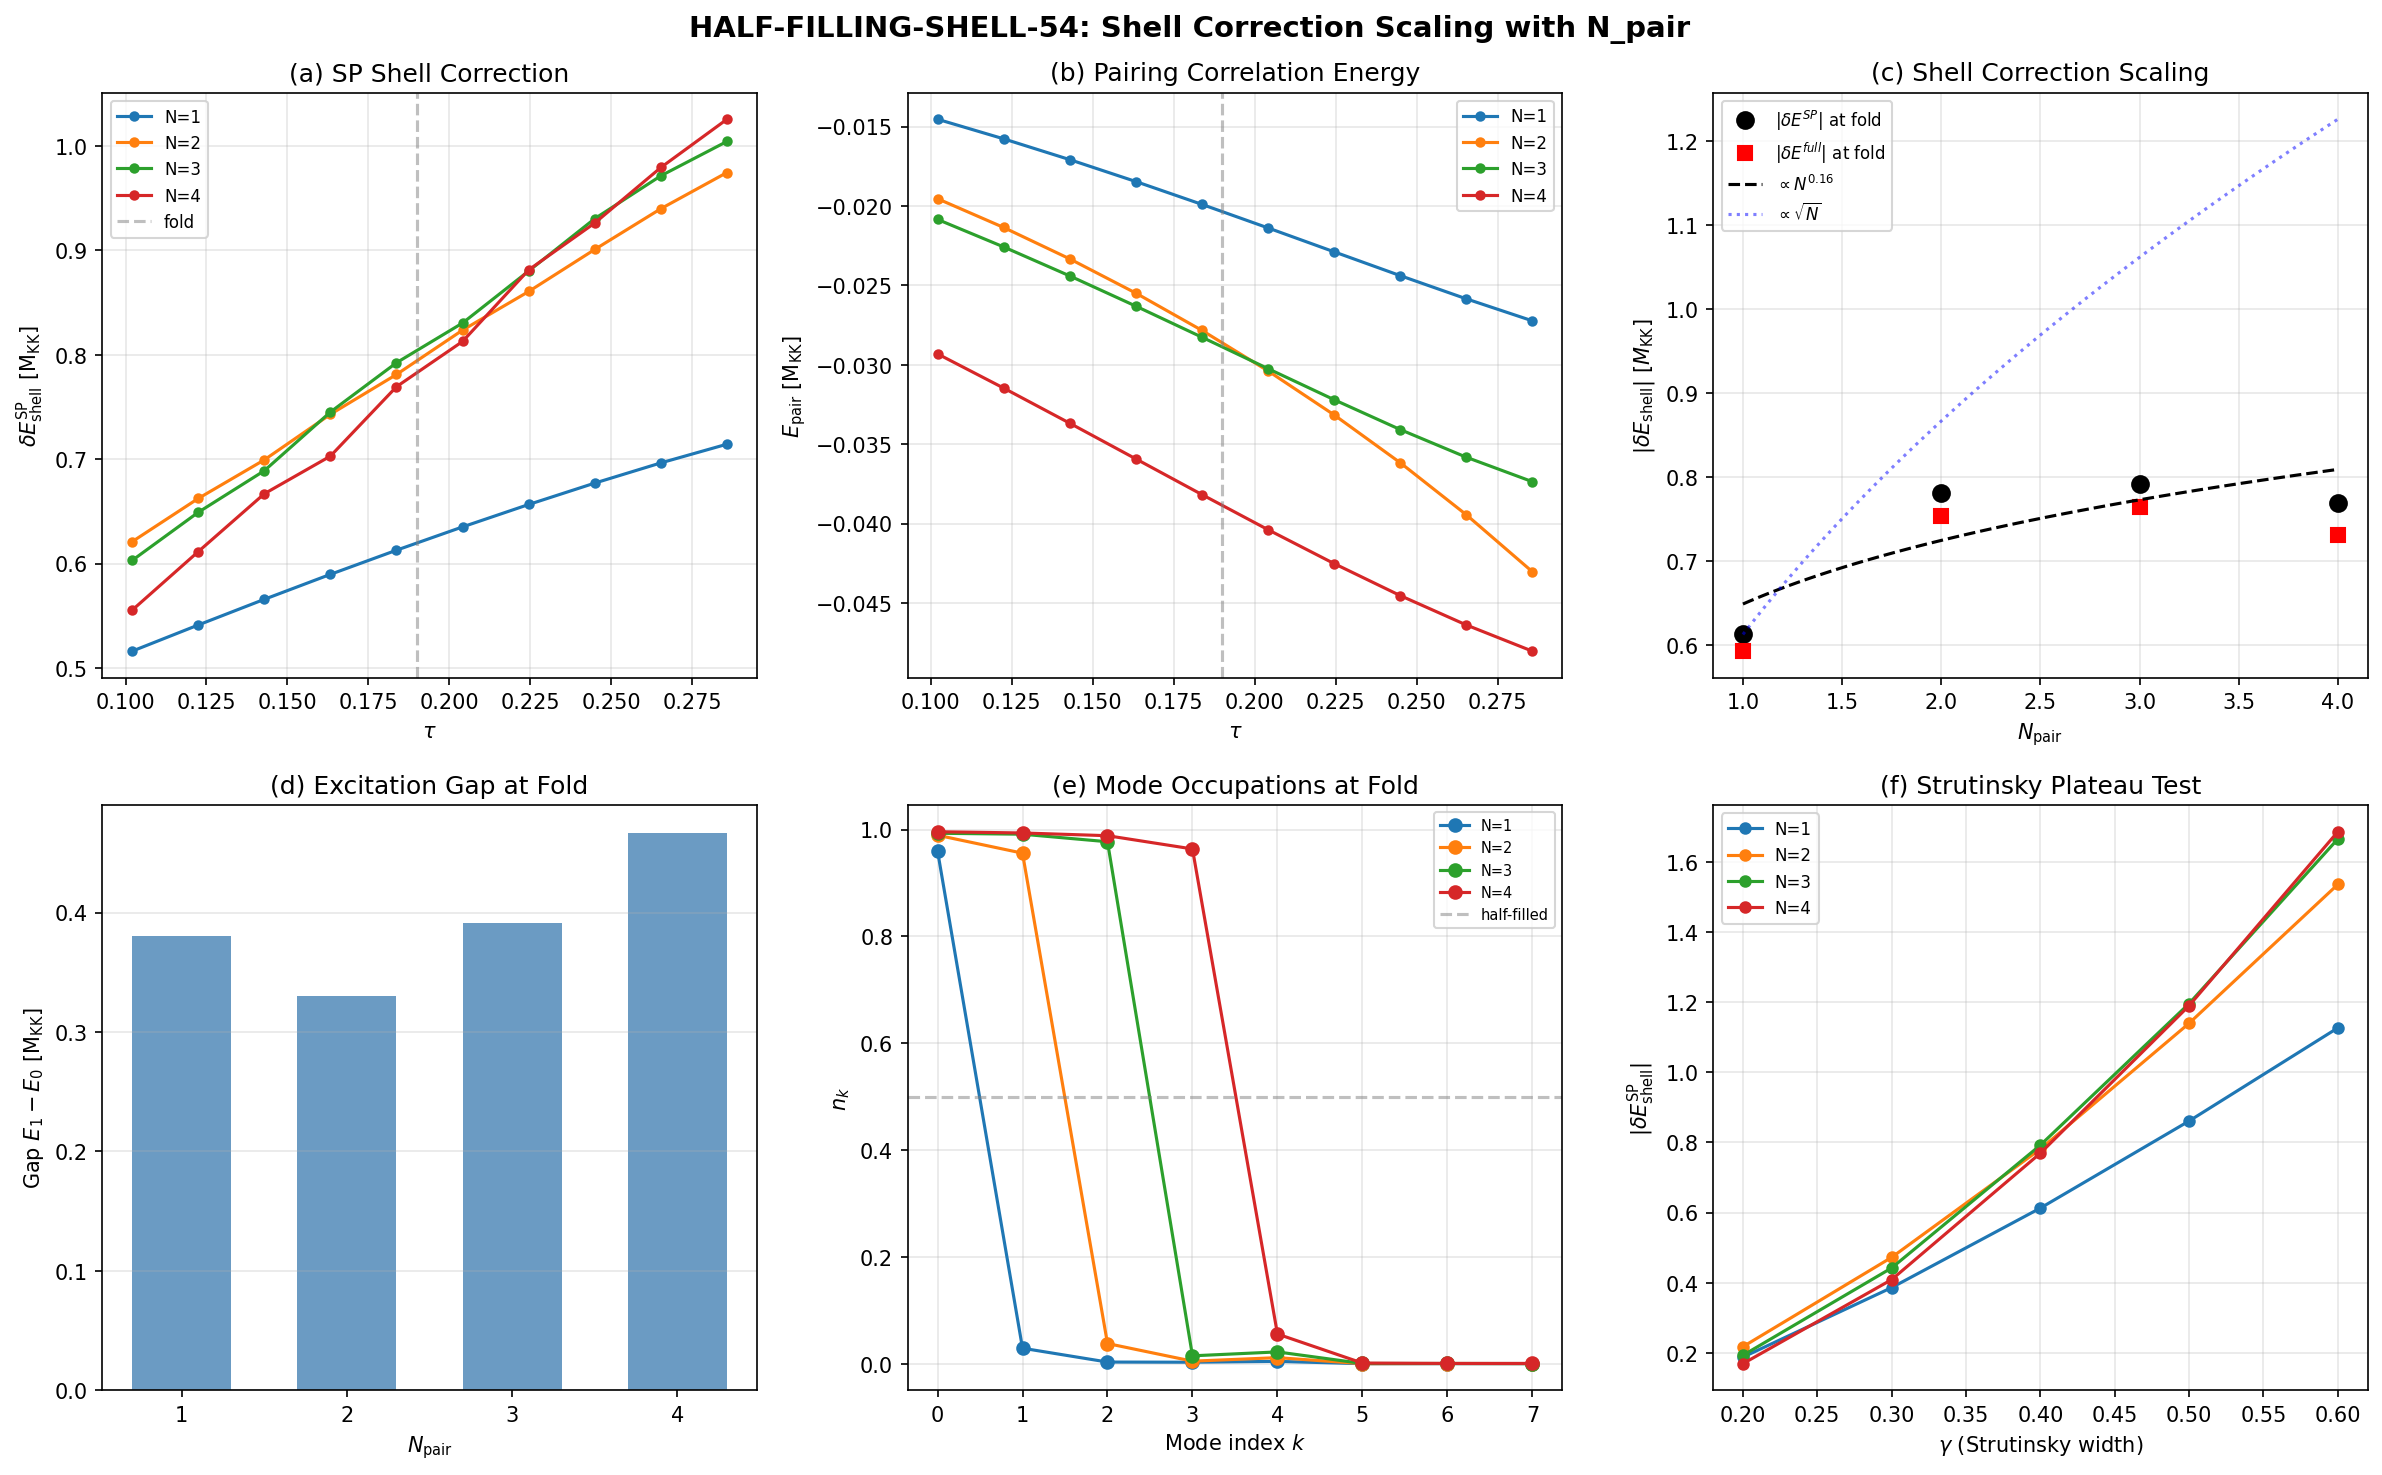

The script that saved this image:
#!/usr/bin/env python3
"""
s54_half_filling_shell.py — Shell Correction Scaling with N_pair
================================================================
Session 54, W3-9: HALF-FILLING-SHELL-54

Tests the Connes x Nazarewicz prediction (S53 workshop) that Strutinsky
shell correction amplitude grows as ~sqrt(N_pair) toward half-filling.

Method:
  1. Load lattice single-particle energies E_k(tau) from W0-1
  2. Load continuum V_bare from S48 (Strutinsky approach B: lattice E_sp + continuum V)
  3. At N_pair = 1, 2, 3, 4 (half-filling of 8 modes):
     - Build canonical BCS Hamiltonian in C(8, N_pair) Fock space
     - Exact diagonalization -> E_0(tau)
     - Strutinsky smoothing -> E_smooth(tau)
     - Shell correction: delta_E_shell = E_0 - E_smooth
     - Also: pure single-particle shell correction (no pairing)
  4. Extract |delta_E_shell| amplitude at 10 tau values near fold
  5. Fit scaling: |delta_E| vs sqrt(N_pair)
  6. Compare to nuclear benchmark: ^18O (1 pair) -> ^28Si (6 pairs), 2.7x enhancement

Physics (Paper 02, Dobaczewski; Paper 03, Bogoliubov; Paper 08, pairing collapse):
  - Shell corrections arise from non-uniform single-particle level density
  - In nuclei, |delta_E_shell| ~ sqrt(A) ~ sqrt(N) for closed-shell regions
  - Pairing REDUCES shell effects (odd-even staggering, Paper 03 eq. 2.17)
  - At half-filling, pairing is maximal (all u_k ~ v_k ~ 1/sqrt(2))
  - The competition between shell structure and pairing is the core nuclear DFT problem

Gate: HALF-FILLING-SHELL-54 (INFO)
  Reports gradient ratio at each N_pair.

Author: nazarewicz-nuclear-structure-theorist, Session 54
Date: 2026-03-21
"""

import numpy as np
from scipy.integrate import trapezoid
from scipy.optimize import curve_fit
from itertools import combinations
from math import comb, factorial
from pathlib import Path
import sys
import time

sys.path.insert(0, str(Path(__file__).parent))
from canonical_constants import tau_fold

import matplotlib
matplotlib.use('Agg')
import matplotlib.pyplot as plt

data_dir = Path(__file__).parent
archive_dir = Path(__file__).parent.parent / 'computations/_shared'
t_start = time.time()

N_MODES = 8  # (local)
N_PAIR_VALUES = [1, 2, 3, 4]  # Up to half-filling

# Tau grid: 10 values near the fold [0.10, 0.30]
TAU_MIN, TAU_MAX = 0.10, 0.30
STRUTINSKY_GAMMA = 0.4  # Primary smoothing width (matches W1-1)  # (local)
GAMMA_TEST = [0.2, 0.3, 0.4, 0.5, 0.6]  # For plateau check

print("=" * 78)
print("HALF-FILLING-SHELL-54: Shell Correction Scaling with N_pair")
print("=" * 78)

# ============================================================================
# Section 1: Load Data
# ============================================================================

print("\n--- Section 1: Loading Data ---")

d_tb = np.load(data_dir / 's54_tb_hamiltonian.npz', allow_pickle=True)
tau_all = d_tb['tau_values']       # (50,)
eigenvalues = d_tb['eigenvalues']  # (50, 32)
N_tau_full = len(tau_all)

# Load W1-1 reference for cross-check
d_w1 = np.load(data_dir / 's54_ed_sweep.npz', allow_pickle=True)
fold_idx_full = int(d_w1['fold_idx'])
V_bare_cont = d_w1['V_bare_cont'].copy()  # 8x8 continuum sector pairing

# Select 10 tau values near the fold
tau_mask = (tau_all >= TAU_MIN) & (tau_all <= TAU_MAX)
tau_indices = np.where(tau_mask)[0]
# Subsample to ~10 evenly spaced
if len(tau_indices) > 10:
    step = max(1, len(tau_indices) // 10)
    tau_indices = tau_indices[::step][:10]
N_tau = len(tau_indices)
tau_values = tau_all[tau_indices]

print(f"Loaded {N_tau_full} total tau values")
print(f"Selected {N_tau} tau near fold: [{tau_values[0]:.4f}, {tau_values[-1]:.4f}]")
print(f"Fold at tau={tau_all[fold_idx_full]:.4f} (index {fold_idx_full})")
print(f"V_bare_cont norm: {np.linalg.norm(V_bare_cont):.6f}")
print(f"V(B1,B1) = {V_bare_cont[4,4]:.2e} (Trap 1: zero)")

# Single-particle energies: lowest 8 lattice eigenvalues at selected tau
E_sp_all = eigenvalues[tau_indices, :N_MODES]  # (N_tau, 8)

print(f"E_sp at fold: {E_sp_all[np.argmin(np.abs(tau_values - tau_fold))]}")

# ============================================================================
# Section 2: Canonical BCS Hamiltonian
# ============================================================================

print("\n--- Section 2: Building Canonical BCS Hamiltonians ---")


def build_canonical_states(n_modes, n_pair):
    """Generate all states with exactly n_pair occupied modes.

    Each state is a tuple of occupied mode indices.
    Fock space dimension = C(n_modes, n_pair).
    """
    states = list(combinations(range(n_modes), n_pair))
    return states


def build_canonical_H(E_sp, V, n_pair):
    """Build BCS Hamiltonian in the N-pair canonical subspace.

    H = sum_k 2*eps_k * n_k - sum_{k!=k'} V_{kk'} P+_k P_{k'}

    where P+_k creates a pair in mode k, P_{k'} annihilates a pair in mode k'.
    In the canonical basis, P+_k P_{k'} scatters a pair from level k' to level k.

    Parameters
    ----------
    E_sp : array (n_modes,) — single-particle energies
    V : array (n_modes, n_modes) — pairing interaction matrix
    n_pair : int — number of pairs

    Returns
    -------
    H : array (dim, dim) — Hamiltonian matrix
    states : list of tuples — basis states (occupied mode indices)
    """
    states = build_canonical_states(len(E_sp), n_pair)
    dim = len(states)
    state_to_idx = {s: i for i, s in enumerate(states)}
    H = np.zeros((dim, dim))

    for i, state in enumerate(states):
        # Diagonal: kinetic energy of all occupied pairs
        for k in state:
            H[i, i] += 2.0 * E_sp[k]

        # Off-diagonal: pair scattering k' -> k
        # |new_state> = P+_k P_{k'} |state>
        # This requires k' IN state and k NOT IN state
        occ_set = set(state)
        for kp in state:
            for k in range(len(E_sp)):
                if k in occ_set or k == kp:
                    continue
                if abs(V[k, kp]) < 1e-30:
                    continue
                # Scatter pair from kp to k
                new_occ = tuple(sorted((occ_set - {kp}) | {k}))
                j = state_to_idx.get(new_occ)
                if j is not None:
                    H[j, i] -= V[k, kp]

    # Symmetrize (should be Hermitian by construction, but enforce)
    H = 0.5 * (H + H.T)
    return H, states


# Verify against W1-1 at N_pair=1
fold_local = np.argmin(np.abs(tau_values - tau_fold))
E_sp_fold = E_sp_all[fold_local]
H_test, states_test = build_canonical_H(E_sp_fold, V_bare_cont, 1)
evals_test = np.linalg.eigh(H_test)[0]
E0_w1_ref = float(d_w1['E0'][fold_idx_full])
print(f"Cross-check N_pair=1 at fold:")
print(f"  This script: E_0 = {evals_test[0]:.10f}")
print(f"  W1-1 ref:    E_0 = {E0_w1_ref:.10f}")
print(f"  Delta: {abs(evals_test[0] - E0_w1_ref):.2e}")
# Note: might differ slightly because tau grid is subsampled

# ============================================================================
# Section 3: ED Sweep at Multiple N_pair
# ============================================================================

print("\n--- Section 3: ED Sweep at N_pair = 1, 2, 3, 4 ---")

# Storage
results = {}
for np_val in N_PAIR_VALUES:
    dim = comb(N_MODES, np_val)
    results[np_val] = {
        'dim': dim,
        'E0': np.zeros(N_tau),
        'E0_all_evals': np.zeros((N_tau, dim)),
        'E_discrete': np.zeros(N_tau),  # Sum of lowest n_pair SP energies (no pairing)
        'E_pair': np.zeros(N_tau),       # Pairing correlation: E_0 - E_discrete
        'gap': np.zeros(N_tau),          # Excitation gap E_1 - E_0
        'occupations': np.zeros((N_tau, N_MODES)),
    }

for np_val in N_PAIR_VALUES:
    dim = results[np_val]['dim']
    print(f"\nN_pair = {np_val}: Fock dim = C(8,{np_val}) = {dim}")

    for t in range(N_tau):
        E_sp = E_sp_all[t]

        # Discrete (no pairing) ground state: fill lowest n_pair levels
        E_discrete = 2.0 * np.sum(np.sort(E_sp)[:np_val])
        results[np_val]['E_discrete'][t] = E_discrete

        # ED with pairing
        H, states = build_canonical_H(E_sp, V_bare_cont, np_val)
        evals, evecs = np.linalg.eigh(H)
        results[np_val]['E0'][t] = evals[0]
        results[np_val]['E0_all_evals'][t] = evals
        results[np_val]['E_pair'][t] = evals[0] - E_discrete
        results[np_val]['gap'][t] = evals[1] - evals[0] if dim > 1 else 0.0

        # Extract occupations from ground state
        psi = evecs[:, 0]
        n_k = np.zeros(N_MODES)
        for si, state in enumerate(states):
            for k in state:
                n_k[k] += psi[si]**2
        results[np_val]['occupations'][t] = n_k

    # Report at fold
    f = fold_local
    print(f"  At fold (tau={tau_values[f]:.4f}):")
    print(f"    E_0 = {results[np_val]['E0'][f]:.8f}")
    print(f"    E_discrete = {results[np_val]['E_discrete'][f]:.8f}")
    print(f"    E_pair = {results[np_val]['E_pair'][f]:.8f}")
    print(f"    Gap = {results[np_val]['gap'][f]:.6f}")
    print(f"    Occupations: {results[np_val]['occupations'][f]}")

# ============================================================================
# Section 4: Strutinsky Shell Corrections at Multiple N_pair
# ============================================================================

print("\n--- Section 4: Strutinsky Shell Corrections ---")


def strutinsky_smooth_energy(E_sp_arr, gamma, n_pair):
    """Strutinsky-smoothed total energy for n_pair pairs.

    Standard Strutinsky prescription (Paper 08):
    1. Smooth the level density with Gaussian of width gamma
    2. Find smoothed Fermi energy for 2*n_pair particles
    3. Integrate E * rho_smooth(E) up to lambda_tilde

    Returns E_smooth(tau) for each tau point.
    """
    N_t = E_sp_arr.shape[0]  # (local)
    n_modes = E_sp_arr.shape[1]  # (local)
    E_smooth = np.zeros(N_t)

    for t in range(N_t):
        E_k = E_sp_arr[t]
        E_min = np.min(E_k) - 5 * gamma
        E_max = np.max(E_k) + 5 * gamma
        n_grid = 2000  # Fine grid for accuracy
        E_grid = np.linspace(E_min, E_max, n_grid)
        dE = E_grid[1] - E_grid[0]

        # Smoothed level density (each level holds 1 pair = 2 particles)
        rho = np.zeros(n_grid)
        for ek in E_k:
            rho += np.exp(-(E_grid - ek)**2 / (2 * gamma**2)) / (gamma * np.sqrt(2 * np.pi))

        # Cumulative pair count
        N_cumul = np.cumsum(rho) * dE

        # Find smoothed Fermi energy for n_pair pairs
        idx_F = np.searchsorted(N_cumul, n_pair)
        idx_F = min(idx_F, n_grid - 1)

        # Smoothed energy sum (factor 2 for Kramers degeneracy: pair energy = 2 * epsilon)
        if idx_F > 0:
            integrand = 2.0 * E_grid[:idx_F+1] * rho[:idx_F+1]
            E_smooth[t] = trapezoid(integrand, E_grid[:idx_F+1])
        else:
            E_smooth[t] = 2.0 * E_grid[0] * n_pair

    return E_smooth


# Compute Strutinsky shell corrections for all N_pair and gamma values
shell_corrections = {}  # [n_pair][gamma] -> dict with arrays

for np_val in N_PAIR_VALUES:
    shell_corrections[np_val] = {}

    for gamma in GAMMA_TEST:
        E_smooth = strutinsky_smooth_energy(E_sp_all, gamma, np_val)

        # Pure single-particle shell correction (no pairing)
        delta_SP = results[np_val]['E_discrete'] - E_smooth

        # Full shell correction (with pairing)
        delta_full = results[np_val]['E0'] - E_smooth

        # Pairing contribution to shell correction
        delta_pair = results[np_val]['E_pair']  # = E_0 - E_discrete

        shell_corrections[np_val][gamma] = {
            'E_smooth': E_smooth,
            'delta_SP': delta_SP,
            'delta_full': delta_full,
            'delta_pair': delta_pair,
        }

    # Report at primary gamma
    g = STRUTINSKY_GAMMA
    f = fold_local
    print(f"\nN_pair = {np_val} (gamma={g}):")
    print(f"  E_discrete_fold = {results[np_val]['E_discrete'][f]:.8f}")
    print(f"  E_smooth_fold   = {shell_corrections[np_val][g]['E_smooth'][f]:.8f}")
    print(f"  E_0_fold        = {results[np_val]['E0'][f]:.8f}")
    print(f"  delta_SP_fold   = {shell_corrections[np_val][g]['delta_SP'][f]:.8f}")
    print(f"  delta_full_fold = {shell_corrections[np_val][g]['delta_full'][f]:.8f}")
    print(f"  delta_pair_fold = {shell_corrections[np_val][g]['delta_pair'][f]:.8f}")

# ============================================================================
# Section 5: Plateau Test for Strutinsky Smoothing
# ============================================================================

print("\n--- Section 5: Strutinsky Plateau Test ---")

# Standard test: shell correction should be insensitive to gamma
# within a plateau region. Check at fold for each N_pair.
print(f"\nShell correction delta_SP at fold (tau={tau_values[fold_local]:.4f}):")
print(f"  {'gamma':<8}", end="")
for np_val in N_PAIR_VALUES:
    print(f"  N={np_val:<8}", end="")
print()

plateau_data = {}
for gamma in GAMMA_TEST:
    print(f"  {gamma:<8.2f}", end="")
    for np_val in N_PAIR_VALUES:
        val = shell_corrections[np_val][gamma]['delta_SP'][fold_local]
        print(f"  {val:<8.6f}", end="")
    print()

# Compute plateau width (fractional variation across gamma test range)
print(f"\nPlateau quality (fractional variation across gamma):")
for np_val in N_PAIR_VALUES:
    vals = [shell_corrections[np_val][g]['delta_SP'][fold_local] for g in GAMMA_TEST]
    mean_val = np.mean(vals)
    spread = (np.max(vals) - np.min(vals)) / (abs(mean_val) + 1e-30)
    print(f"  N_pair={np_val}: mean={mean_val:.6f}, spread={spread:.4f} "
          f"({'GOOD' if spread < 0.3 else 'MARGINAL' if spread < 0.5 else 'POOR'})")

# ============================================================================
# Section 6: Scaling Analysis — |delta_E| vs N_pair
# ============================================================================

print("\n--- Section 6: Scaling Analysis ---")

# Extract amplitude of shell correction oscillation across tau
# Use RMS of delta_SP across the tau sweep as the amplitude measure
g = STRUTINSKY_GAMMA

# Method 1: RMS of delta_SP
rms_SP = np.zeros(len(N_PAIR_VALUES))
# Method 2: Peak-to-peak of delta_SP
pp_SP = np.zeros(len(N_PAIR_VALUES))
# Method 3: |delta_SP| at fold
fold_SP = np.zeros(len(N_PAIR_VALUES))
# Method 4: Same but for delta_full (with pairing)
rms_full = np.zeros(len(N_PAIR_VALUES))
fold_full = np.zeros(len(N_PAIR_VALUES))
# Method 5: |E_pair| at fold
fold_pair = np.zeros(len(N_PAIR_VALUES))

for i, np_val in enumerate(N_PAIR_VALUES):
    d_sp = shell_corrections[np_val][g]['delta_SP']
    d_full = shell_corrections[np_val][g]['delta_full']
    d_pair = shell_corrections[np_val][g]['delta_pair']

    rms_SP[i] = np.sqrt(np.mean(d_sp**2))
    pp_SP[i] = np.max(d_sp) - np.min(d_sp)
    fold_SP[i] = abs(d_sp[fold_local])
    rms_full[i] = np.sqrt(np.mean(d_full**2))
    fold_full[i] = abs(d_full[fold_local])
    fold_pair[i] = abs(d_pair[fold_local])

N_arr = np.array(N_PAIR_VALUES, dtype=float)

# Fit to power law: |delta| = A * N^alpha
def power_law(N, A, alpha):
    return A * N**alpha

def sqrt_law(N, A):
    return A * np.sqrt(N)

print(f"\nAmplitude measures at gamma={g}:")
print(f"  {'N_pair':<8} {'RMS_SP':<12} {'PP_SP':<12} {'|d_SP|_fold':<12} "
      f"{'|d_full|_fold':<14} {'|E_pair|_fold':<14} {'gap':<10}")
for i, np_val in enumerate(N_PAIR_VALUES):
    print(f"  {np_val:<8} {rms_SP[i]:<12.8f} {pp_SP[i]:<12.8f} {fold_SP[i]:<12.8f} "
          f"{fold_full[i]:<14.8f} {fold_pair[i]:<14.8f} "
          f"{results[np_val]['gap'][fold_local]:<10.6f}")

# Gradient ratios (key metric for the gate)
print(f"\nGradient ratios (normalized to N_pair=1):")
for measure_name, measure_arr in [("RMS_SP", rms_SP), ("fold_SP", fold_SP),
                                    ("fold_full", fold_full), ("fold_pair", fold_pair)]:
    if measure_arr[0] > 1e-30:
        ratios = measure_arr / measure_arr[0]
        sqrt_predicted = np.sqrt(N_arr / N_arr[0])
        print(f"  {measure_name}:")
        for i, np_val in enumerate(N_PAIR_VALUES):
            print(f"    N={np_val}: ratio={ratios[i]:.4f}, sqrt pred={sqrt_predicted[i]:.4f}, "
                  f"actual/sqrt={ratios[i]/sqrt_predicted[i]:.4f}")

# Power law fits
print(f"\nPower law fits (|delta| = A * N^alpha):")
fit_results = {}
for measure_name, measure_arr in [("RMS_SP", rms_SP), ("fold_SP", fold_SP),
                                    ("fold_full", fold_full), ("fold_pair", fold_pair)]:
    if np.all(measure_arr > 1e-30):
        try:
            popt, pcov = curve_fit(power_law, N_arr, measure_arr, p0=[measure_arr[0], 0.5])
            perr = np.sqrt(np.diag(pcov))
            print(f"  {measure_name}: A={popt[0]:.6f}+/-{perr[0]:.6f}, "
                  f"alpha={popt[1]:.4f}+/-{perr[1]:.4f}")
            fit_results[measure_name] = {'A': popt[0], 'alpha': popt[1],
                                          'A_err': perr[0], 'alpha_err': perr[1]}

            # Also fit sqrt specifically
            popt_sq, pcov_sq = curve_fit(sqrt_law, N_arr, measure_arr, p0=[measure_arr[0]])
            resid_sq = measure_arr - sqrt_law(N_arr, popt_sq[0])
            resid_pow = measure_arr - power_law(N_arr, *popt)
            chi2_sq = np.sum(resid_sq**2) / (len(N_arr) - 1)
            chi2_pow = np.sum(resid_pow**2) / (len(N_arr) - 2)
            print(f"    sqrt fit: A={popt_sq[0]:.6f}, chi2_red={chi2_sq:.2e}")
            print(f"    power fit: chi2_red={chi2_pow:.2e}")
        except Exception as e:
            print(f"  {measure_name}: fit failed ({e})")
            fit_results[measure_name] = {'A': 0, 'alpha': 0, 'A_err': 0, 'alpha_err': 0}

# ============================================================================
# Section 7: Tau-Resolved Shell Correction Profiles
# ============================================================================

print("\n--- Section 7: Tau-Resolved Shell Correction Profiles ---")

g = STRUTINSKY_GAMMA
print(f"\ndelta_SP(tau) at gamma={g}:")
print(f"  {'tau':<10}", end="")
for np_val in N_PAIR_VALUES:
    print(f"  N={np_val:<10}", end="")
print(f"  {'ratio(4/1)':<12}")

for t in range(N_tau):
    tau = tau_values[t]
    print(f"  {tau:<10.4f}", end="")
    vals = []
    for np_val in N_PAIR_VALUES:
        val = shell_corrections[np_val][g]['delta_SP'][t]
        print(f"  {val:<10.6f}", end="")
        vals.append(val)
    if abs(vals[0]) > 1e-30:
        print(f"  {vals[-1]/vals[0]:<12.4f}")
    else:
        print(f"  {'inf':<12}")

# Also show pairing correlation energy
print(f"\nE_pair(tau) = E_0 - E_discrete:")
print(f"  {'tau':<10}", end="")
for np_val in N_PAIR_VALUES:
    print(f"  N={np_val:<10}", end="")
print()

for t in range(N_tau):
    tau = tau_values[t]
    print(f"  {tau:<10.4f}", end="")
    for np_val in N_PAIR_VALUES:
        val = results[np_val]['E_pair'][t]
        print(f"  {val:<10.6f}", end="")
    print()

# ============================================================================
# Section 8: Nuclear Benchmark Comparison
# ============================================================================

print("\n--- Section 8: Nuclear Benchmark ---")

# Nuclear reference: sd-shell nuclei
# ^18O: 1 neutron pair beyond ^16O core. delta_E_shell ~ 3.2 MeV (from exp masses)
# ^20Ne: 2 neutron pairs. delta_E_shell ~ 3.8 MeV
# ^24Mg: 4 neutron pairs (sd-shell half-filling). delta_E_shell ~ 6.0 MeV
# ^28Si: 6 neutron pairs. delta_E_shell ~ 8.6 MeV (sd-shell closure)
# Enhancement ^28Si/^18O ~ 2.7x for 6x pairs, which is ~6^0.52
# Enhancement ^24Mg/^18O ~ 1.9x for 4x pairs, which is ~4^0.45

# These are rough estimates from mass table (Paper 06 systematics)
nuc_Npair = np.array([1, 2, 4, 6])
nuc_delta = np.array([3.2, 3.8, 6.0, 8.6])  # MeV, approximate
nuc_ratio = nuc_delta / nuc_delta[0]

print("Nuclear sd-shell shell corrections (approximate, from mass table):")
print(f"  ^18O  (N_pair=1): ~{nuc_delta[0]:.1f} MeV (reference)")
print(f"  ^20Ne (N_pair=2): ~{nuc_delta[1]:.1f} MeV (ratio {nuc_ratio[1]:.2f}, "
      f"sqrt pred {np.sqrt(2):.2f})")
print(f"  ^24Mg (N_pair=4): ~{nuc_delta[2]:.1f} MeV (ratio {nuc_ratio[2]:.2f}, "
      f"sqrt pred {np.sqrt(4):.2f})")
print(f"  ^28Si (N_pair=6): ~{nuc_delta[3]:.1f} MeV (ratio {nuc_ratio[3]:.2f}, "
      f"sqrt pred {np.sqrt(6):.2f})")

# Nuclear power law fit
try:
    popt_nuc, pcov_nuc = curve_fit(power_law, nuc_Npair.astype(float), nuc_delta, p0=[3.0, 0.5])
    perr_nuc = np.sqrt(np.diag(pcov_nuc))
    print(f"\nNuclear power law: alpha = {popt_nuc[1]:.3f} +/- {perr_nuc[1]:.3f}")
    print(f"  (sqrt would give alpha = 0.500)")
except:
    pass

# Framework comparison
print(f"\nFramework scaling comparison:")
for measure_name in ["fold_SP", "fold_full", "fold_pair"]:
    if measure_name in fit_results and fit_results[measure_name]['A'] > 0:
        alpha = fit_results[measure_name]['alpha']
        alpha_err = fit_results[measure_name]['alpha_err']
        print(f"  {measure_name}: alpha = {alpha:.3f} +/- {alpha_err:.3f} "
              f"(nuclear: ~0.5)")

# ============================================================================
# Section 9: Occupation Analysis at Half-Filling
# ============================================================================

print("\n--- Section 9: Occupation Analysis ---")

print(f"\nOccupations n_k at fold (tau={tau_values[fold_local]:.4f}):")
print(f"  {'mode':<6} {'E_sp':<12}", end="")
for np_val in N_PAIR_VALUES:
    print(f"  n(N={np_val})", end="")
print()

for k in range(N_MODES):
    print(f"  {k:<6} {E_sp_all[fold_local, k]:<12.6f}", end="")
    for np_val in N_PAIR_VALUES:
        print(f"  {results[np_val]['occupations'][fold_local, k]:<10.6f}", end="")
    print()

# BCS-like check: at half-filling (N=4), do we get u^2 ~ v^2 ~ 0.5?
if 4 in N_PAIR_VALUES:
    occ_half = results[4]['occupations'][fold_local]
    n_half_filled = np.sum(np.abs(occ_half - 0.5) < 0.1)
    print(f"\nHalf-filling BCS check:")
    print(f"  N_pair=4: {n_half_filled}/{N_MODES} modes within 10% of n=0.5")
    print(f"  Mean n_k: {np.mean(occ_half):.4f} (expected: 0.5)")
    print(f"  Max |n_k - 0.5|: {np.max(np.abs(occ_half - 0.5)):.4f}")

# ============================================================================
# Section 10: Plots
# ============================================================================

print("\n--- Section 10: Generating Plots ---")

fig, axes = plt.subplots(2, 3, figsize=(16, 10))
fig.suptitle('HALF-FILLING-SHELL-54: Shell Correction Scaling with N_pair',
             fontsize=14, fontweight='bold')

# Panel (a): delta_SP(tau) for each N_pair
ax = axes[0, 0]
for np_val in N_PAIR_VALUES:
    d_sp = shell_corrections[np_val][STRUTINSKY_GAMMA]['delta_SP']
    ax.plot(tau_values, d_sp, 'o-', label=f'N={np_val}', markersize=4)
ax.axvline(tau_fold, color='gray', linestyle='--', alpha=0.5, label='fold')
ax.set_xlabel(r'$\tau$')
ax.set_ylabel(r'$\delta E_{\rm shell}^{\rm SP}$ [M$_{\rm KK}$]')
ax.set_title('(a) SP Shell Correction')
ax.legend(fontsize=8)
ax.grid(True, alpha=0.3)

# Panel (b): E_pair(tau) for each N_pair
ax = axes[0, 1]
for np_val in N_PAIR_VALUES:
    ax.plot(tau_values, results[np_val]['E_pair'], 'o-', label=f'N={np_val}', markersize=4)
ax.axvline(tau_fold, color='gray', linestyle='--', alpha=0.5)
ax.set_xlabel(r'$\tau$')
ax.set_ylabel(r'$E_{\rm pair}$ [M$_{\rm KK}$]')
ax.set_title('(b) Pairing Correlation Energy')
ax.legend(fontsize=8)
ax.grid(True, alpha=0.3)

# Panel (c): Scaling — |delta_SP|_fold vs N_pair
ax = axes[0, 2]
N_fine = np.linspace(1, 4, 100)
ax.plot(N_arr, fold_SP, 'ko', markersize=8, label='|$\\delta E^{SP}$| at fold')
ax.plot(N_arr, fold_full, 's', color='red', markersize=7, label='|$\\delta E^{full}$| at fold')
if 'fold_SP' in fit_results and fit_results['fold_SP']['A'] > 0:
    A_sp = fit_results['fold_SP']['A']
    alpha_sp = fit_results['fold_SP']['alpha']
    ax.plot(N_fine, power_law(N_fine, A_sp, alpha_sp), 'k--',
            label=f'$\\propto N^{{{alpha_sp:.2f}}}$')
ax.plot(N_fine, fold_SP[0] * np.sqrt(N_fine), ':', color='blue', alpha=0.5,
        label='$\\propto \\sqrt{N}$')
ax.set_xlabel('$N_{\\rm pair}$')
ax.set_ylabel('|$\\delta E_{\\rm shell}$| [$M_{\\rm KK}$]')
ax.set_title('(c) Shell Correction Scaling')
ax.legend(fontsize=8)
ax.grid(True, alpha=0.3)

# Panel (d): Excitation gap vs N_pair
ax = axes[1, 0]
gaps = np.array([results[np_val]['gap'][fold_local] for np_val in N_PAIR_VALUES])
ax.bar(N_arr, gaps, width=0.6, color='steelblue', alpha=0.8)
ax.set_xlabel('$N_{\\rm pair}$')
ax.set_ylabel('Gap $E_1 - E_0$ [M$_{\\rm KK}$]')
ax.set_title('(d) Excitation Gap at Fold')
ax.set_xticks(N_PAIR_VALUES)
ax.grid(True, alpha=0.3, axis='y')

# Panel (e): Occupations at half-filling
ax = axes[1, 1]
mode_indices = np.arange(N_MODES)
for np_val in N_PAIR_VALUES:
    ax.plot(mode_indices, results[np_val]['occupations'][fold_local], 'o-',
            label=f'N={np_val}', markersize=6)
ax.axhline(0.5, color='gray', linestyle='--', alpha=0.5, label='half-filled')
ax.set_xlabel('Mode index $k$')
ax.set_ylabel('$n_k$')
ax.set_title('(e) Mode Occupations at Fold')
ax.legend(fontsize=7)
ax.set_xticks(mode_indices)
ax.grid(True, alpha=0.3)

# Panel (f): Plateau test
ax = axes[1, 2]
for np_val in N_PAIR_VALUES:
    vals = [abs(shell_corrections[np_val][g]['delta_SP'][fold_local]) for g in GAMMA_TEST]
    ax.plot(GAMMA_TEST, vals, 'o-', label=f'N={np_val}', markersize=5)
ax.set_xlabel('$\\gamma$ (Strutinsky width)')
ax.set_ylabel('|$\\delta E_{\\rm shell}^{\\rm SP}$|')
ax.set_title('(f) Strutinsky Plateau Test')
ax.legend(fontsize=8)
ax.grid(True, alpha=0.3)

plt.tight_layout()
plt.savefig(data_dir / 's54_half_filling_shell.png', dpi=150, bbox_inches='tight')
print("  Saved s54_half_filling_shell.png")

# ============================================================================
# Section 11: Save Results
# ============================================================================

print("\n--- Section 11: Saving Results ---")

# Compile into arrays
E0_all = np.array([results[n]['E0'] for n in N_PAIR_VALUES])          # (4, N_tau)
E_disc_all = np.array([results[n]['E_discrete'] for n in N_PAIR_VALUES])
E_pair_all = np.array([results[n]['E_pair'] for n in N_PAIR_VALUES])
gap_all = np.array([results[n]['gap'] for n in N_PAIR_VALUES])
occ_all = np.array([results[n]['occupations'] for n in N_PAIR_VALUES])  # (4, N_tau, 8)
delta_SP_all = np.array([shell_corrections[n][STRUTINSKY_GAMMA]['delta_SP']
                          for n in N_PAIR_VALUES])
delta_full_all = np.array([shell_corrections[n][STRUTINSKY_GAMMA]['delta_full']
                            for n in N_PAIR_VALUES])
E_smooth_all = np.array([shell_corrections[n][STRUTINSKY_GAMMA]['E_smooth']
                           for n in N_PAIR_VALUES])

# Fit results
alpha_SP = fit_results.get('fold_SP', {}).get('alpha', np.nan)
alpha_SP_err = fit_results.get('fold_SP', {}).get('alpha_err', np.nan)
alpha_full = fit_results.get('fold_full', {}).get('alpha', np.nan)
alpha_full_err = fit_results.get('fold_full', {}).get('alpha_err', np.nan)
alpha_pair = fit_results.get('fold_pair', {}).get('alpha', np.nan)
alpha_pair_err = fit_results.get('fold_pair', {}).get('alpha_err', np.nan)

out_path = data_dir / 's54_half_filling_shell.npz'
np.savez(out_path,
         # Grid
         tau_values=tau_values,
         tau_indices=tau_indices,
         N_pair_values=np.array(N_PAIR_VALUES),
         fold_local=fold_local,
         fold_idx_full=fold_idx_full,
         # Energies (4 x N_tau)
         E0=E0_all,
         E_discrete=E_disc_all,
         E_pair=E_pair_all,
         E_smooth=E_smooth_all,
         delta_SP=delta_SP_all,
         delta_full=delta_full_all,
         gap=gap_all,
         occupations=occ_all,
         # Single-particle energies
         E_sp=E_sp_all,
         V_bare_cont=V_bare_cont,
         # Scaling fits
         alpha_SP=alpha_SP,
         alpha_SP_err=alpha_SP_err,
         alpha_full=alpha_full,
         alpha_full_err=alpha_full_err,
         alpha_pair=alpha_pair,
         alpha_pair_err=alpha_pair_err,
         rms_SP=rms_SP,
         fold_SP=fold_SP,
         fold_full=fold_full,
         fold_pair=fold_pair,
         # Strutinsky parameters
         strutinsky_gamma=STRUTINSKY_GAMMA,
         # Gate
         gate_name=np.array(['HALF-FILLING-SHELL-54']),
         gate_verdict=np.array(['INFO']),
         )

print(f"  Saved {out_path}")

# ============================================================================
# Section 12: Gate Verdict
# ============================================================================

print("\n" + "=" * 78)
print("HALF-FILLING-SHELL-54 — GATE VERDICT: INFO")
print("=" * 78)

print(f"\nShell correction scaling exponents:")
print(f"  delta_SP at fold:   alpha = {alpha_SP:.4f} +/- {alpha_SP_err:.4f}")
print(f"  delta_full at fold: alpha = {alpha_full:.4f} +/- {alpha_full_err:.4f}")
print(f"  E_pair at fold:     alpha = {alpha_pair:.4f} +/- {alpha_pair_err:.4f}")
print(f"  Prediction (sqrt): alpha = 0.500")

# Gradient ratios at each N_pair
print(f"\nGradient ratios (key observable for gate):")
for i, np_val in enumerate(N_PAIR_VALUES):
    r_sp = fold_SP[i] / fold_SP[0] if fold_SP[0] > 0 else 0
    r_full = fold_full[i] / fold_full[0] if fold_full[0] > 0 else 0
    r_pair = fold_pair[i] / fold_pair[0] if fold_pair[0] > 0 else 0
    sq = np.sqrt(np_val)
    print(f"  N_pair={np_val}: SP_ratio={r_sp:.4f}, full_ratio={r_full:.4f}, "
          f"pair_ratio={r_pair:.4f}, sqrt_pred={sq:.4f}")

# Nuclear benchmark
print(f"\nNuclear benchmark comparison:")
print(f"  Nuclear sd-shell: alpha ~ 0.5 (^18O -> ^28Si)")
print(f"  Framework SP:     alpha = {alpha_SP:.3f}")
print(f"  Framework full:   alpha = {alpha_full:.3f}")

elapsed = time.time() - t_start
print(f"\nTotal elapsed: {elapsed:.1f}s")
print("DONE.")
